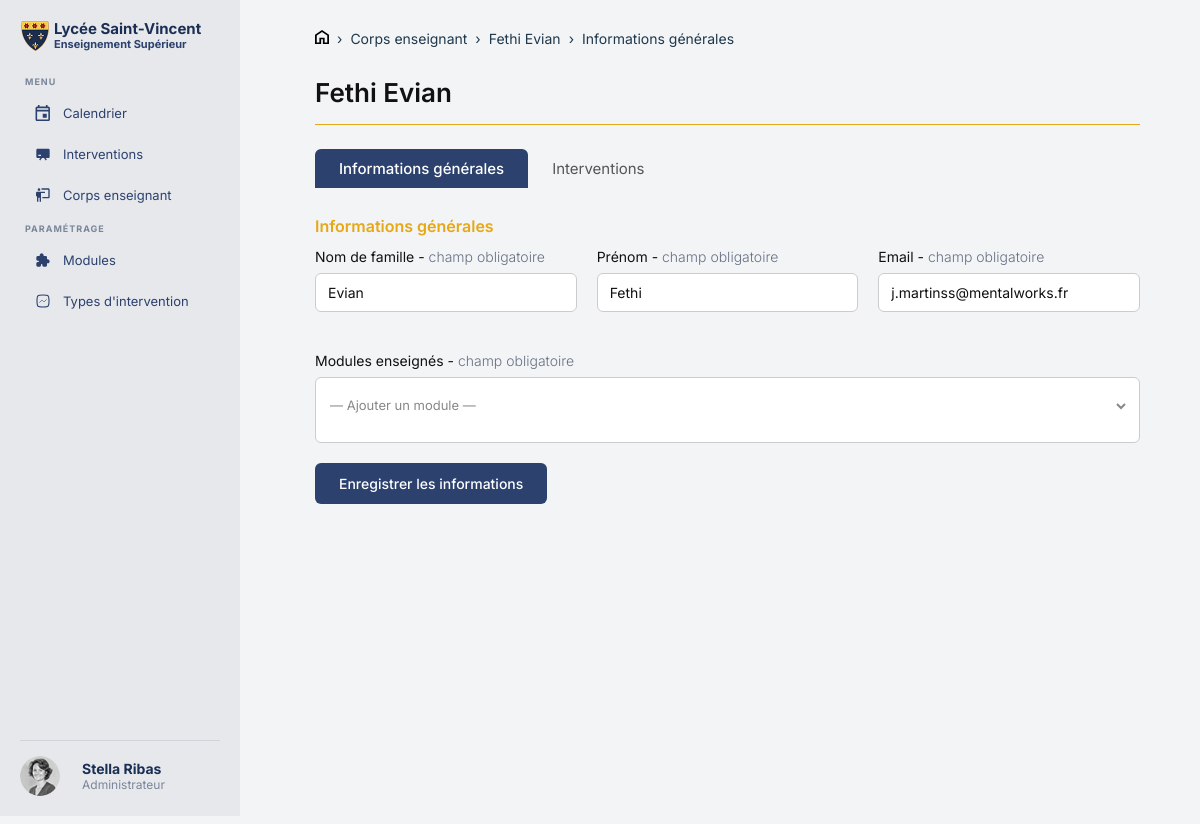
The page /fiche_enseignant.php?id=5 on the database its author committed.
### tables this page shows
CREATE TABLE IF NOT EXISTS `instructor` (
  `id` int NOT NULL AUTO_INCREMENT,
  `user_id` int NOT NULL,
  PRIMARY KEY (`id`),
  KEY `fk_instructor_user` (`user_id`)
);

CREATE TABLE IF NOT EXISTS `users` (
  `id` int NOT NULL AUTO_INCREMENT,
  `role` enum('admin','instructor') NOT NULL DEFAULT 'admin',
  `email` varchar(150) NOT NULL,
  `last_name` varchar(100) NOT NULL,
  `first_name` varchar(100) NOT NULL,
  `password` varchar(255) NOT NULL,
  PRIMARY KEY (`id`),
  UNIQUE KEY `email` (`email`)
);

### database/requeteficheenseignant.php (called while the page is built, shortened)
<?php
$id = isset($_GET['id']) ? (int)$_GET['id'] : 0;
$stmt = $pdo->prepare("
    SELECT i.id, u.last_name, u.first_name, u.email
    FROM instructor i
    JOIN users u ON i.user_id = u.id
    WHERE i.id = ?
");
$stmt->execute([$id]);
$enseignant = $stmt->fetch(PDO::FETCH_ASSOC);

### public/fiche_enseignant.php (the view, shortened to what this page needs)
<?php
require_once '../fonctions/db.php';
require_once '../database/requeteficheenseignant.php';
?>
<!DOCTYPE html>
<html lang="fr">
<head>
    <link rel="stylesheet" href="assets/css/header.css">
    <link rel="stylesheet" href="assets/css/fiche_enseignant.css">
</head>
<body class="page-fiche">
<div class="page">
    <?php require_once '../inclus/header.php'; ?>
    <main class="contenu">
        <nav class="fil">
            <a href="index.php"><img src="assets/images/Home.svg"></a>
            <span>›</span>
            <a href="corps_enseignant.php">Corps enseignant</a>
            <span>›</span>
            <span><?= htmlspecialchars($enseignant['first_name'] . ' ' . $enseignant['last_name']) ?></span>
            <span>›</span>
            <span>Informations générales</span>
        </nav>
        <h1 class="titre-fiche"><?= htmlspecialchars($enseignant['first_name'] . ' ' . $enseignant['last_name']) ?></h1>
        <div class="hrcouleur"></div>
        <div class="onglets">
            <button class="onglet actif" onclick="afficherOnglet('infos', this)">Informations générales</button>
            <button class="onglet" onclick="afficherOnglet('interventions', this)">Interventions</button>
        </div>
        <div id="onglet-infos" class="contenu-onglet">
            <p class="sous-titre-section">Informations générales</p>
            <form method="POST" action="" id="formulaire-principal">
                <div class="grille-champs">
                    <div class="champ">
                        <label>Nom de famille - <span class="obligatoire">champ obligatoire</span></label>
                        <input type="text" name="nom" value="<?= htmlspecialchars($enseignant['last_name']) ?>">
                    </div>
                    <div class="champ">
                        <label>Prénom - <span class="obligatoire">champ obligatoire</span></label>
                        <input type="text" name="prenom" value="<?= htmlspecialchars($enseignant['first_name']) ?>">
                    </div>
                    <div class="champ">
                        <label>Email - <span class="obligatoire">champ obligatoire</span></label>
                        <input type="text" name="email" value="<?= htmlspecialchars($enseignant['email']) ?>">
                    </div>
                </div>
                <div class="champ">
                    <label>Modules enseignés - <span class="obligatoire">champ obligatoire</span></label>
                    <div class="multiselect" id="multiselect">
                        <select id="select-modules" onchange="ajouterTag(this)">
                            <option value="">— Ajouter un module —</option>
                        </select>
                    </div>
                </div>
                <div class="boutons">
                    <button type="submit" name="enregistrer" class="bouton-enregistrer">Enregistrer les informations</button>
                </div>
            </form>
        </div>
    </main>
</div>
</body>
</html>

### public/assets/css/header.css (style rules this page uses)
html, body { margin: 0; padding: 0; overflow-x: hidden; box-sizing: border-box; font-family: 'Inter', sans-serif; background-color: #f3f4f6; color: #1b2e53; }
.page { display: flex; min-height: 100vh; }

### public/assets/css/fiche_enseignant.css (style rules this page uses)
.contenu { margin-left: 275px; flex: 1; min-height: 100vh; padding: 30px 60px 30px 40px; }
.fil { display: flex; align-items: center; gap: 8px; font-size: 14px; color: #1F384C; margin-bottom: 30px; }
.fil a { color: #1F384C; text-decoration: none; }
.titre-fiche { font-size: 26px; font-weight: 600; color: #111; margin-bottom: 16px; }
.sous-titre-section { font-size: 16px; font-weight: 600; color: #e6a817; margin-bottom: 12px; }
.hrcouleur { height: 1px; background-color: #e6a817; width: 100%; margin-bottom: 24px; }
.onglets { display: flex; gap: 0; margin-bottom: 28px; border-bottom: none; }
.onglet { padding: 10px 24px; border: none; background: none; font-size: 15px; font-family: 'Inter', sans-serif; font-weight: 400; color: #555; cursor: pointer; border-radius: 6px 6px 0 0; transition: background 0.15s; }
.onglet.actif { background: #2c416e; color: white; font-weight: 500; }
.grille-champs { display: grid; grid-template-columns: 1fr 1fr 1fr; gap: 20px; margin-bottom: 20px; }
.champ { display: flex; flex-direction: column; gap: 8px; margin-bottom: 20px; }
.champ label { font-size: 14px; font-weight: 400; color: #111; }
.obligatoire { font-weight: 300; color: #667085; }
.champ input[type="text"] { padding: 10px 12px; border: 1px solid #ccc; border-radius: 6px; font-size: 14px; font-family: 'Inter', sans-serif; outline: none; color: #111; width: 100%; box-sizing: border-box; }
.multiselect { border: 1px solid #ccc; border-radius: 6px; padding: 8px 10px; background: white; min-height: 48px; cursor: pointer; }
#select-modules { border: none; outline: none; font-size: 13px; font-family: 'Inter', sans-serif; color: #888; background: transparent; cursor: pointer; width: 100%; }
.boutons { display: flex; gap: 16px; align-items: center; margin-top: 10px; }
.bouton-enregistrer { padding: 12px 24px; border: none; border-radius: 6px; background: #2c416e; color: white; font-size: 14px; font-weight: 500; cursor: pointer; font-family: 'Inter', sans-serif; transition: background 0.2s; }

### rows shown on the page
instructor: user.last_name "Fethi Evian", nom "Evian", prenom "Fethi", email "j.martinss@mentalworks.fr"
